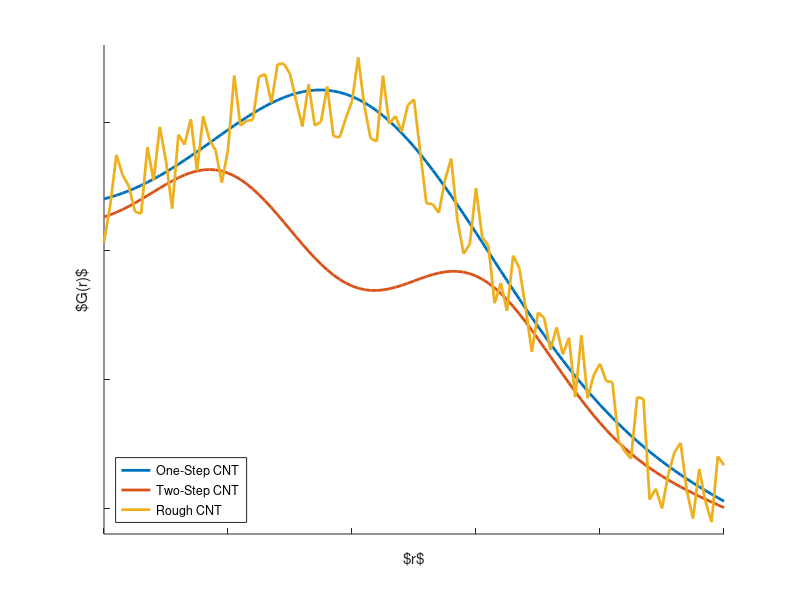

MATLAB code to generate this figure: (Note: this script raises an error after producing the figure.)
figure
hold on

x= 0:.1:10;

y1 = 10 - x + 10*exp(-(4-x).^2/10);
y2 = 10 - x + 5*exp(-(2-x).^2/3) + 5*exp(-(6-x).^2/3);
y3 = y1 + 4*rand(1,length(x)) - 2;

plot(x, y1, 'LineWidth', 2.0);
plot(x, y2, 'LineWidth', 2.0);
plot(x, y3, 'LineWidth', 2.0);

xlim([0,10])
ylim([-1,18])

set(gca,'XTickLabel','')
set(gca,'YTickLabel','')

ylabel('$G(r)$')
xlabel('$r$')

legend('One-Step CNT', 'Two-Step CNT', 'Rough CNT', 'location','southwest')

addGradient(gcf, 'rangeLow', 0, 'rangeHigh',100,'colormap', 'reds', 'alpha', .1, 'inverse', 1)